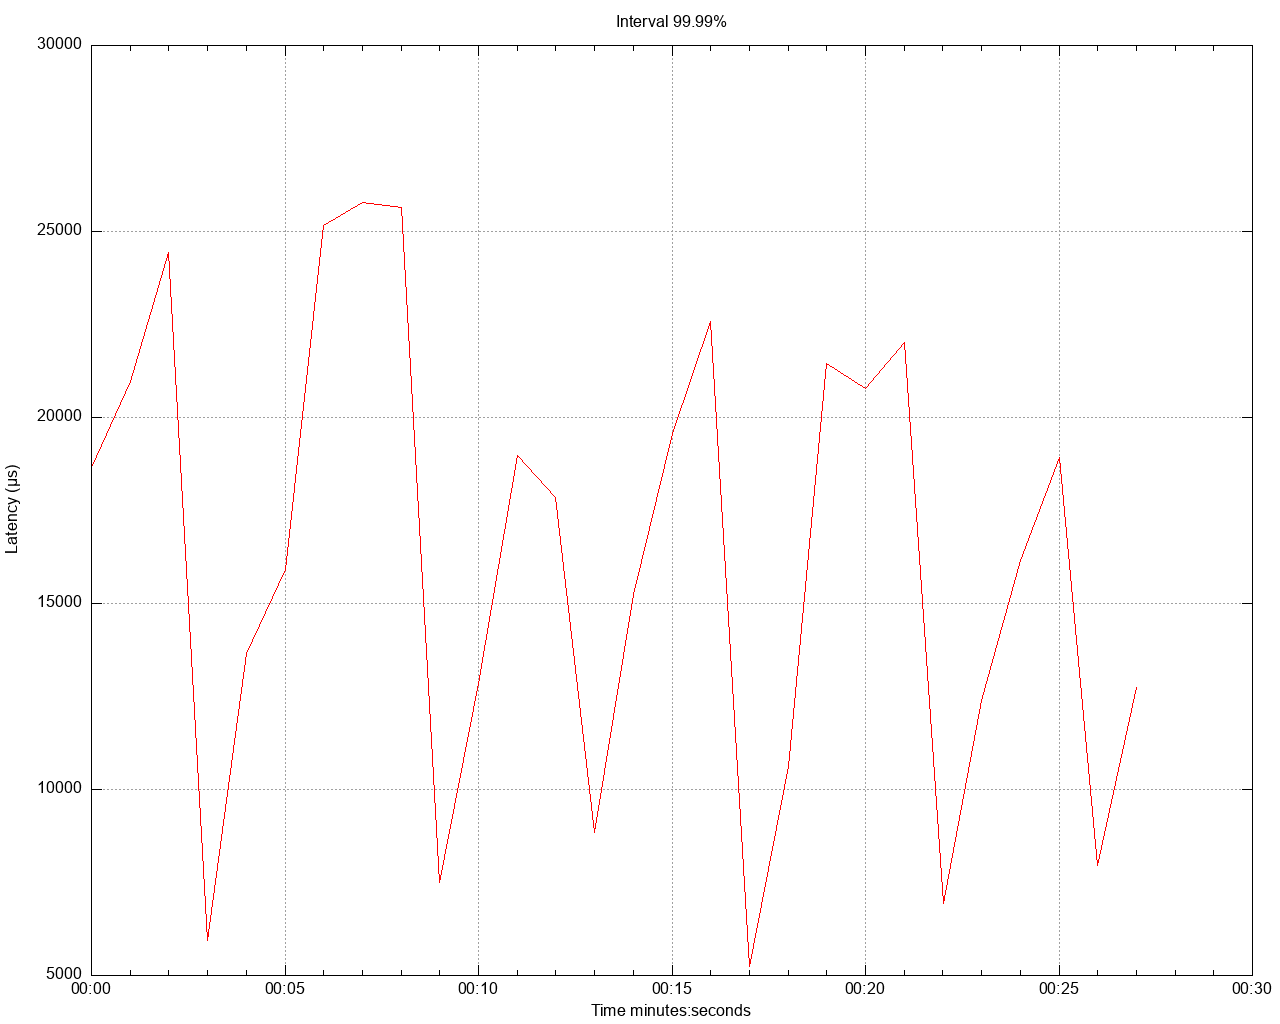

Write gnuplot code to recreate this figure.
set title 'Interval 99.99%' noenhanced
set style data lines
set datafile separator ","
set terminal png size 1280,1024
set grid
set key below
set xdata time
set timefmt "%s"
offset = 0
t0(x)=(offset=($0==0) ? x : offset, x - offset)
set xlabel 'Time minutes:seconds'
set ylabel 'Latency (μs)'
set output '/Users/gbarnett/git/hazelcast-simulator/atomiclong-3node-member/atomicreference/latency/latency_interval_9999_twoKbWrite.png'
plot \
   '/Users/gbarnett/git/hazelcast-simulator/atomiclong-3node-member/atomicreference/data/latency_interval_9999_twoKbWrite_1.data' using (t0(timecolumn(1))):2 title "" lt rgb "red", \
